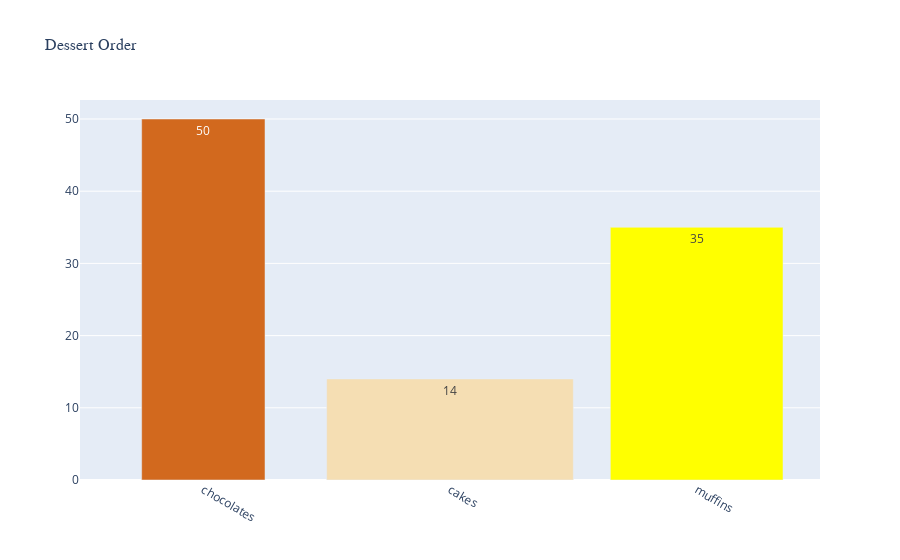

Notebook cell for this chart:
### Code cell
fig=go.Figure(data=data, 
             layout=layout)

offline.iplot(fig)

### Figure 1 — Plotly figure (JSON) as saved in the notebook; plotly's stock layout.template omitted (floating-point values rounded to 4 significant figures)
{"data": [{"marker": {"color": ["chocolate", "wheat", "yellow"]}, "text": ["50", "14", "35"], "textposition": "inside", "type": "bar", "width": [0.5, 1, 0.7], "x": ["chocolates", "cakes", "muffins"], "y": [50, 14, 35]}], "layout": {"title": {"font": {"family": "Arial", "size": 16}, "text": "Dessert Order"}, "xaxis": {"tickangle": 30}}}
